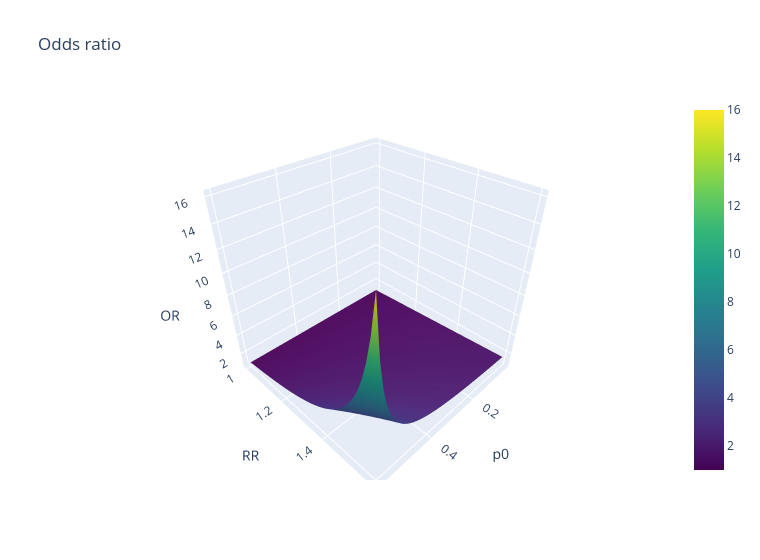

The code cell stored with this chart in its notebook:
### Markdown cell above
### 8.2 Interactive Plotly version of 8.1

### Code cell
fig = go.Figure(go.Surface(x=pg, y=rg, z=ORs, colorscale="Viridis")); fig.update_layout(title="Odds ratio", width=760, height=560, scene=dict(xaxis_title="p0", yaxis_title="RR", zaxis_title="OR")); fig.show()

### Figure 1 — Plotly figure (JSON) as saved in the notebook; plotly's stock layout.template omitted (floating-point values rounded to 4 significant figures; data arrays with more than 128 entries replaced by an {"elided": "..."} marker saying what was removed)
{"data": [{"colorscale": [[0.0, "#440154"], [0.1111, "#482878"], [0.2222, "#3e4989"], [0.3333, "#31688e"], [0.4444, "#26828e"], [0.5556, "#1f9e89"], [0.6667, "#35b779"], [0.7778, "#6ece58"], [0.8889, "#b5de2b"], [1.0, "#fde725"]], "type": "surface", "x": [0.02, 0.03184, 0.04367, 0.05551, 0.06735, 0.07918, 0.09102, 0.1029, 0.1147, 0.1265, 0.1384, 0.1502, 0.162, 0.1739, 0.1857, 0.1976, 0.2094, 0.2212, 0.2331, 0.2449, 0.2567, 0.2686, 0.2804, 0.2922, 0.3041, 0.3159, 0.3278, 0.3396, 0.3514, 0.3633, 0.3751, 0.3869, 0.3988, 0.4106, 0.4224, 0.4343, 0.4461, 0.458, 0.4698, 0.4816, 0.4935, 0.5053, 0.5171, 0.529, 0.5408, 0.5527, 0.5645, 0.5763, 0.5882, 0.6], "y": [1.0, 1.015, 1.031, 1.046, 1.062, 1.077, 1.092, 1.108, 1.123, 1.138, 1.154, 1.169, 1.185, 1.2, 1.215, 1.231, 1.246, 1.262, 1.277, 1.292, 1.308, 1.323, 1.338, 1.354, 1.369, 1.385, 1.4, 1.415, 1.431, 1.446, 1.462, 1.477, 1.492, 1.508, 1.523, 1.538, 1.554, 1.569, 1.585, 1.6], "z": {"elided": "40x50 float values"}}], "layout": {"height": 560, "scene": {"xaxis": {"title": {"text": "p0"}}, "yaxis": {"title": {"text": "RR"}}, "zaxis": {"title": {"text": "OR"}}}, "title": {"text": "Odds ratio"}, "width": 760}}
